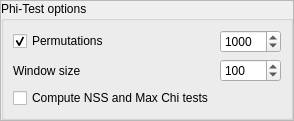
                           <widget class="QWidget" name="phi_test_option_page">
                            <layout class="QVBoxLayout" name="verticalLayout_32">
                             <property name="spacing">
                              <number>0</number>
                             </property>
                             <property name="leftMargin">
                              <number>0</number>
                             </property>
                             <property name="topMargin">
                              <number>0</number>
                             </property>
                             <property name="rightMargin">
                              <number>0</number>
                             </property>
                             <property name="bottomMargin">
                              <number>0</number>
                             </property>
                             <item>
                              <widget class="QFrame" name="frame_26">
                               <property name="frameShape">
                                <enum>QFrame::StyledPanel</enum>
                               </property>
                               <property name="frameShadow">
                                <enum>QFrame::Raised</enum>
                               </property>
                               <layout class="QVBoxLayout" name="verticalLayout_33">
                                <property name="spacing">
                                 <number>0</number>
                                </property>
                                <property name="leftMargin">
                                 <number>0</number>
                                </property>
                                <property name="topMargin">
                                 <number>0</number>
                                </property>
                                <property name="rightMargin">
                                 <number>0</number>
                                </property>
                                <property name="bottomMargin">
                                 <number>0</number>
                                </property>
                                <item>
                                 <widget class="QGroupBox" name="groupBox_4">
                                  <property name="title">
                                   <string>Phi-Test options</string>
                                  </property>
                                  <layout class="QGridLayout" name="gridLayout_5">
                                   <item row="1" column="0">
                                    <widget class="QLabel" name="label_9">
                                     <property name="text">
                                      <string>Window size</string>
                                     </property>
                                    </widget>
                                   </item>
                                   <item row="1" column="1">
                                    <widget class="QSpinBox" name="spinBox_phi_test_window">
                                     <property name="minimum">
                                      <number>10</number>
                                     </property>
                                     <property name="maximum">
                                      <number>1000</number>
                                     </property>
                                     <property name="singleStep">
                                      <number>10</number>
                                     </property>
                                     <property name="value">
                                      <number>100</number>
                                     </property>
                                    </widget>
                                   </item>
                                   <item row="0" column="1">
                                    <widget class="QSpinBox" name="spinBox_phi_test_perm">
                                     <property name="minimum">
                                      <number>100</number>
                                     </property>
                                     <property name="maximum">
                                      <number>10000</number>
                                     </property>
                                     <property name="singleStep">
                                      <number>100</number>
                                     </property>
                                     <property name="value">
                                      <number>1000</number>
                                     </property>
                                    </widget>
                                   </item>
                                   <item row="0" column="0">
                                    <widget class="QCheckBox" name="checkBox_phi_test_perm">
                                     <property name="text">
                                      <string>Permutations</string>
                                     </property>
                                     <property name="checked">
                                      <bool>true</bool>
                                     </property>
                                    </widget>
                                   </item>
                                   <item row="2" column="0">
                                    <widget class="QCheckBox" name="checkBox_phi_test_other_tests">
                                     <property name="text">
                                      <string>Compute NSS and Max Chi tests</string>
                                     </property>
                                    </widget>
                                   </item>
                                  </layout>
                                 </widget>
                                </item>
                               </layout>
                              </widget>
                             </item>
                            </layout>
                           </widget>
